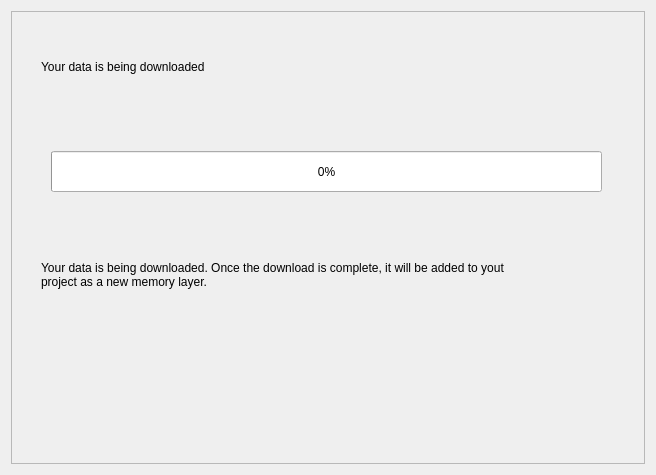
<?xml version="1.0" encoding="UTF-8"?>
<ui version="4.0">
 <class>projectCreation01</class>
 <widget class="QWidget" name="projectCreation01">
  <property name="geometry">
   <rect>
    <x>0</x>
    <y>0</y>
    <width>656</width>
    <height>475</height>
   </rect>
  </property>
  <property name="sizePolicy">
   <sizepolicy hsizetype="MinimumExpanding" vsizetype="MinimumExpanding">
    <horstretch>0</horstretch>
    <verstretch>0</verstretch>
   </sizepolicy>
  </property>
  <property name="styleSheet">
   <string notr="true"/>
  </property>
  <layout class="QVBoxLayout" name="verticalLayout_2">
   <item>
    <widget class="QFrame" name="frame">
     <property name="frameShape">
      <enum>QFrame::StyledPanel</enum>
     </property>
     <property name="frameShadow">
      <enum>QFrame::Raised</enum>
     </property>
     <widget class="QProgressBar" name="progress_bar">
      <property name="geometry">
       <rect>
        <x>40</x>
        <y>140</y>
        <width>551</width>
        <height>41</height>
       </rect>
      </property>
      <property name="value">
       <number>0</number>
      </property>
     </widget>
     <widget class="QLabel" name="label_6">
      <property name="geometry">
       <rect>
        <x>30</x>
        <y>230</y>
        <width>491</width>
        <height>68</height>
       </rect>
      </property>
      <property name="text">
       <string>Your data is being downloaded. Once the download is complete, it will be added to yout project as a new memory layer.</string>
      </property>
      <property name="wordWrap">
       <bool>true</bool>
      </property>
     </widget>
     <widget class="QLabel" name="warning_label">
      <property name="geometry">
       <rect>
        <x>30</x>
        <y>40</y>
        <width>491</width>
        <height>31</height>
       </rect>
      </property>
      <property name="text">
       <string>Your data is being downloaded</string>
      </property>
      <property name="wordWrap">
       <bool>true</bool>
      </property>
     </widget>
    </widget>
   </item>
  </layout>
 </widget>
 <resources/>
 <connections/>
</ui>
